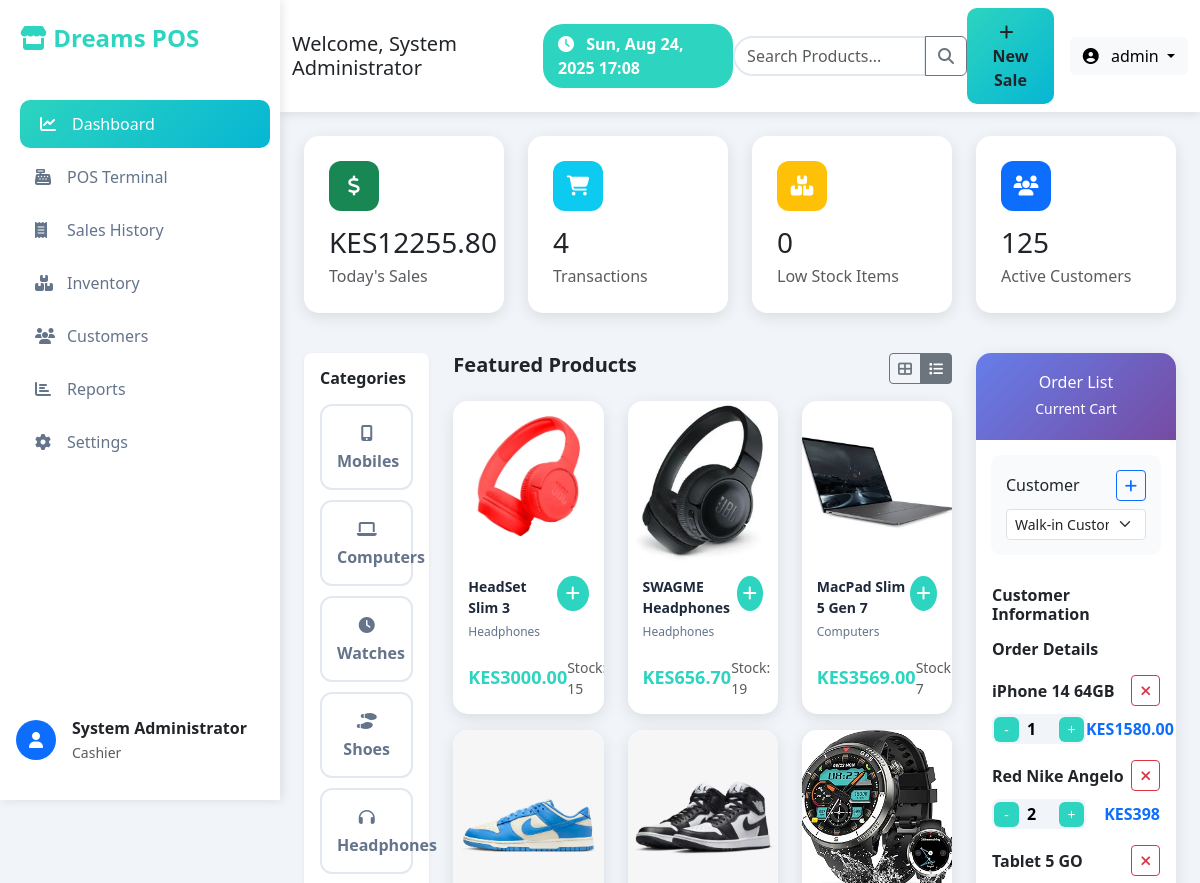
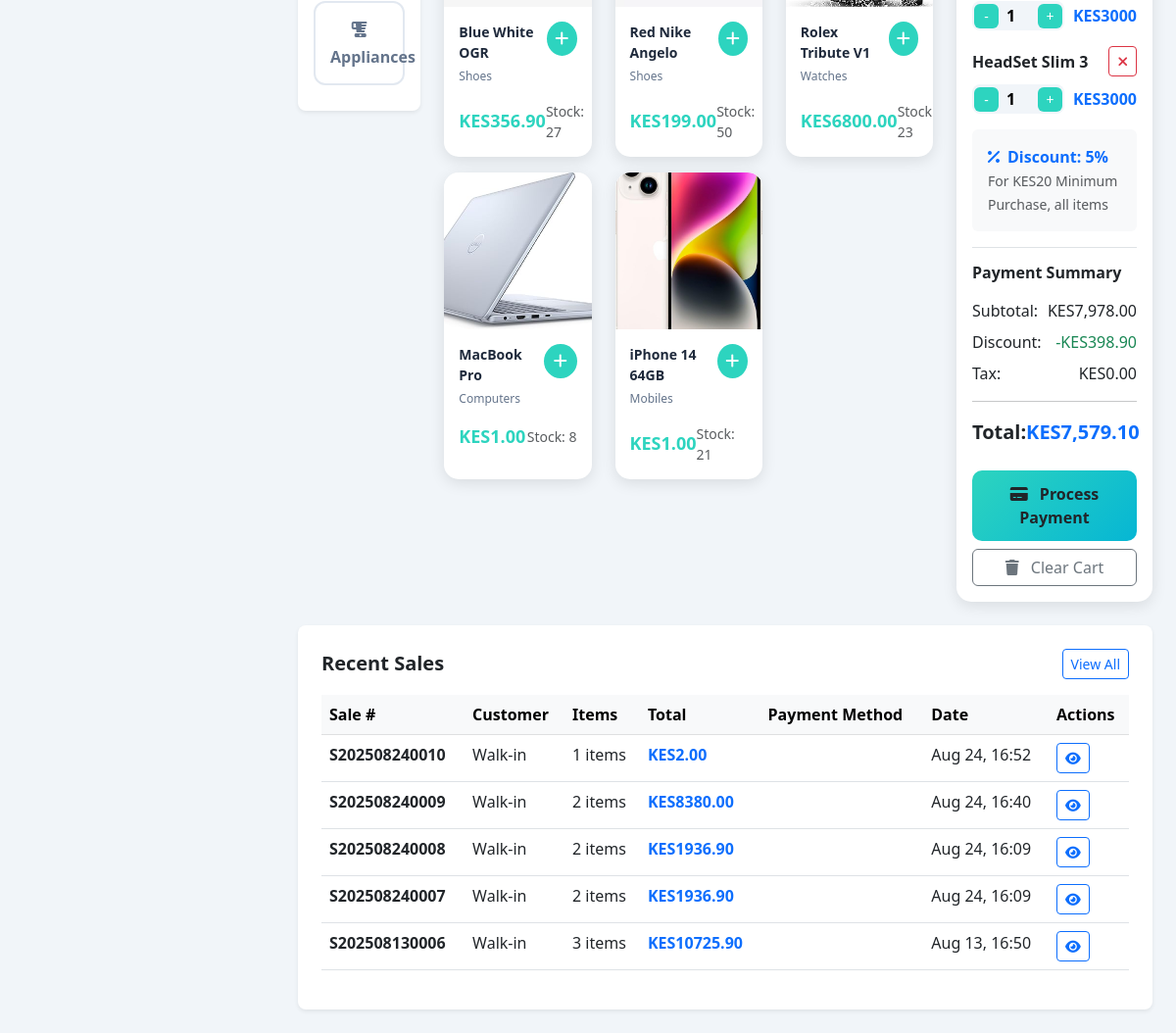
Page /dashboard/ (signed in) on the earlier database version (2 pictures, top to bottom).
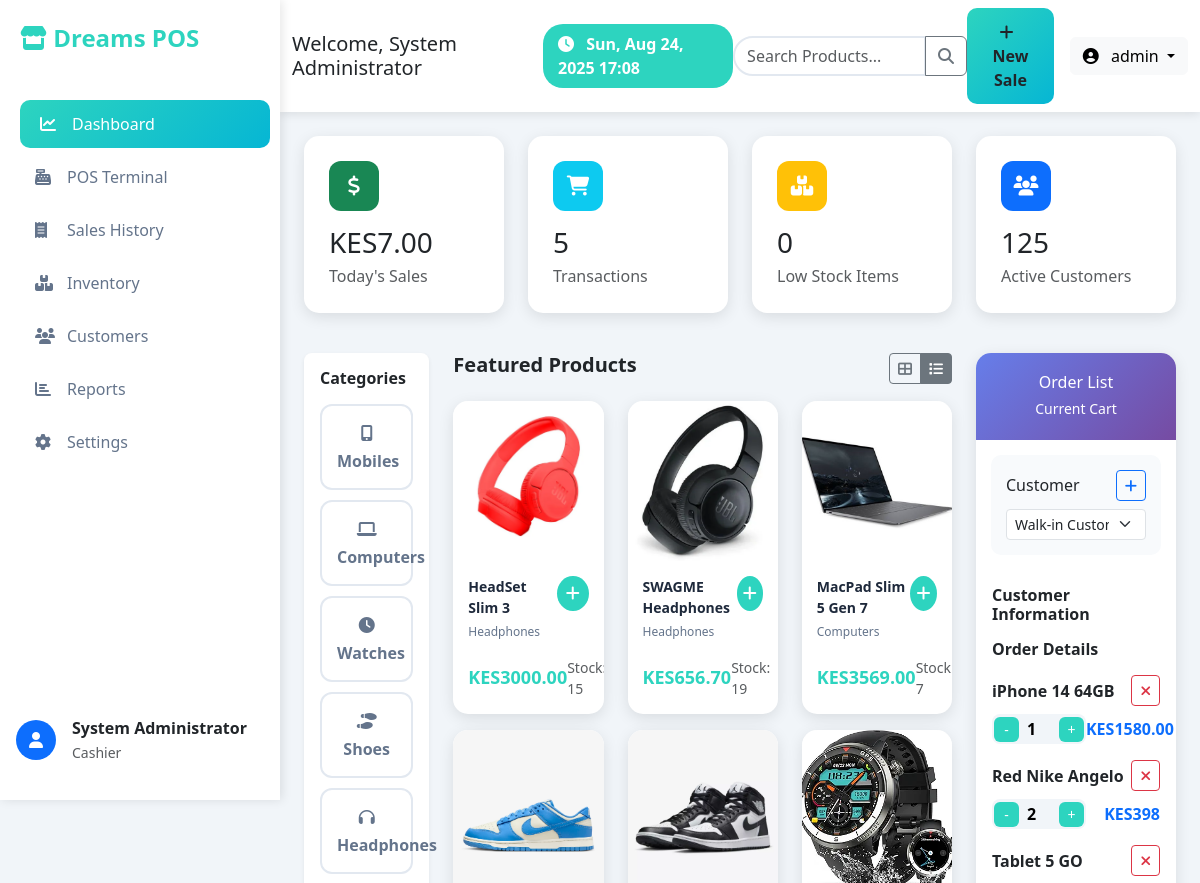
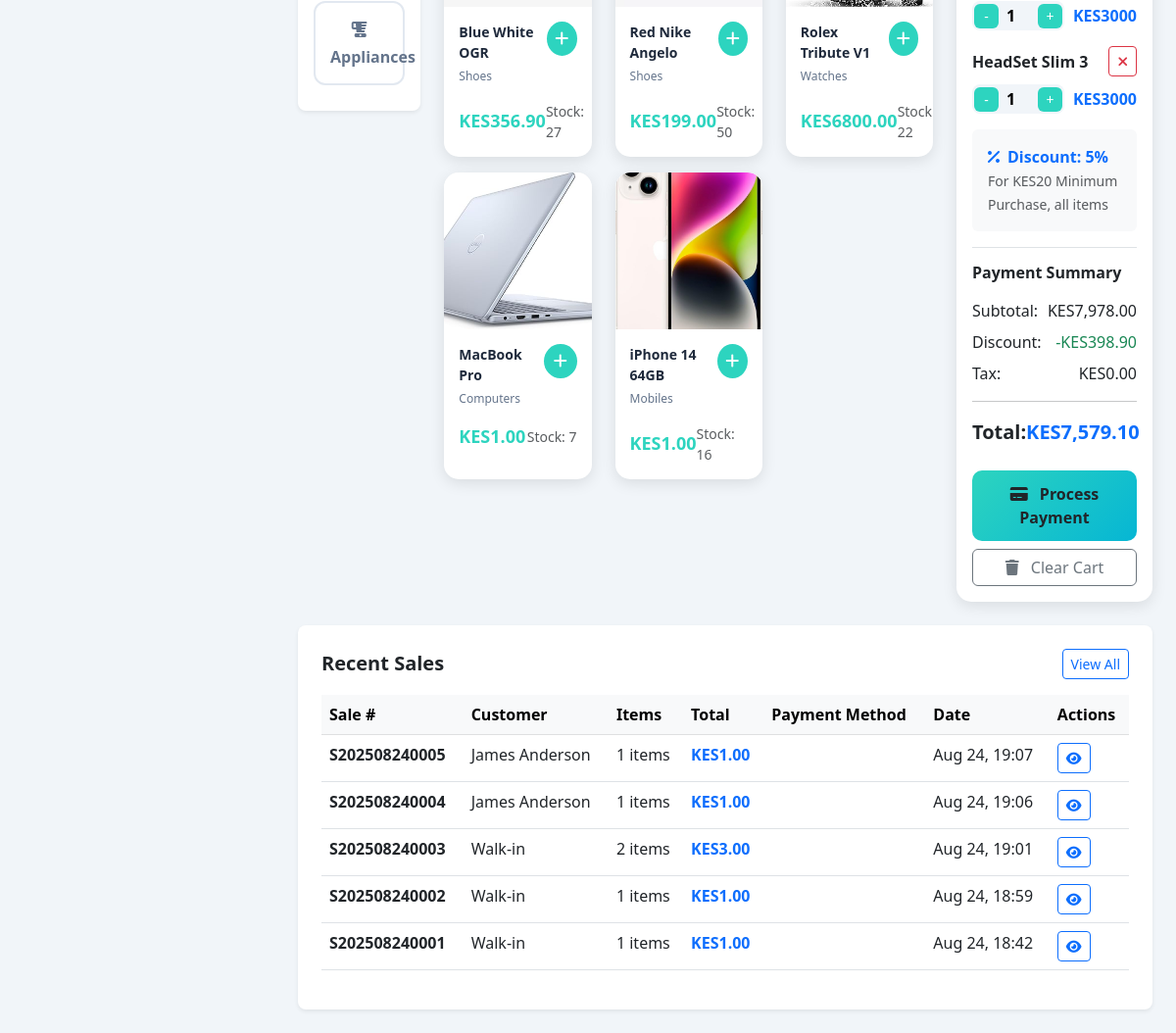
Same page on the later database version (2 pictures, top to bottom).
### pos_application/models.py (models this page shows, shortened)
class Category(models.Model):
    name = models.CharField(max_length=100)
    description = models.TextField(blank=True)
    icon = models.CharField(max_length=50, blank=True)  # For FontAwesome icons
    created_at = models.DateTimeField(auto_now_add=True)
    class Meta:
        verbose_name_plural = "Categories"

class Product(models.Model):
    name = models.CharField(max_length=200)
    category = models.ForeignKey(Category, on_delete=models.CASCADE)
    sku = models.CharField(max_length=50, unique=True)
    description = models.TextField(blank=True)
    price = models.DecimalField(max_digits=10, decimal_places=2)
    cost_price = models.DecimalField(max_digits=10, decimal_places=2, default=0.00)
    stock_quantity = models.IntegerField(default=0)
    min_stock_level = models.IntegerField(default=5)
    image = models.ImageField(upload_to='products/', blank=True, null=True)
    is_active = models.BooleanField(default=True)
    created_at = models.DateTimeField(auto_now_add=True)
    updated_at = models.DateTimeField(auto_now=True)
    @property
    def is_low_stock(self):
        return self.stock_quantity <= self.min_stock_level

class Sale(models.Model):
    PAYMENT_METHODS = [
        ('cash', 'Cash'),
        ('card', 'Card'),
        ('mobile', 'Mobile Money'),
        ('credit', 'Credit'),
    ]
    STATUS_CHOICES = [
        ('pending', 'Pending'),
        ('completed', 'Completed'),
        ('cancelled', 'Cancelled'),
    ]
    sale_number = models.CharField(max_length=20, unique=True)
    status = models.CharField(max_length=20,choices=STATUS_CHOICES,default='completed',help_text="Sale status")
    customer = models.ForeignKey(Customer, on_delete=models.SET_NULL, null=True, blank=True)
    cashier = models.ForeignKey(User, on_delete=models.CASCADE)
    total_amount = models.DecimalField(max_digits=10, decimal_places=2)
    discount_amount = models.DecimalField(max_digits=10, decimal_places=2, default=0.00)
    tax_amount = models.DecimalField(max_digits=10, decimal_places=2, default=0.00)
    final_amount = models.DecimalField(max_digits=10, decimal_places=2)
    payment_method = models.CharField(max_length=20, choices=PAYMENT_METHODS, default='cash')
    amount_paid = models.DecimalField(max_digits=10, decimal_places=2)
    change_given = models.DecimalField(max_digits=10, decimal_places=2, default=0.00)
    created_at = models.DateTimeField(auto_now_add=True)

class Customer(models.Model):
    LOYALTY_CHOICES = [
        ('bronze', 'Bronze'),
        ('silver', 'Silver'),
        ('gold', 'Gold'),
        ('platinum', 'Platinum'),
    ]
    name = models.CharField(max_length=200)
    email = models.EmailField(blank=True)
    phone = models.CharField(max_length=20, blank=True)
    address = models.TextField(blank=True)
    loyalty_tier = models.CharField(max_length=20, choices=LOYALTY_CHOICES, default='bronze')
    loyalty_points = models.IntegerField(default=0)
    total_spent = models.DecimalField(max_digits=10, decimal_places=2, default=0.00)
    created_at = models.DateTimeField(auto_now_add=True)

### pos_application/views.py (the view)
# urls.py: path('dashboard/', views.dashboard, name='dashboard'),
@login_required
def dashboard(request):
    today = timezone.now().date()
    today_sales = Sale.objects.filter(created_at__date=today)
    total_sales_today = today_sales.aggregate(
        total=Sum('final_amount')
    )['total'] or 0
    total_transactions = today_sales.count()
    recent_sales = Sale.objects.select_related('customer', 'cashier').order_by('-created_at')[:5]
    low_stock_products = Product.objects.filter(
        stock_quantity__lte=models.F('min_stock_level'),
        is_active=True
    )[:5]
    categories = Category.objects.all()
    products = Product.objects.filter(is_active=True).order_by('-created_at')[:8]
    context = {
        'total_sales_today': total_sales_today,
        'total_transactions': total_transactions,
        'recent_sales': recent_sales,
        'low_stock_products': low_stock_products,
        'categories': categories,
        'products': products,
        'current_date': timezone.now(),
    }
    return render(request, 'dashboard.html', context)

### templates/dashboard.html (shortened to what the changed rows need)
{% extends 'base.html' %}
{% load static %}
{% block content %}
<div class="row mb-4">
    <div class="col-lg-3 col-md-6 mb-3">
        <div class="stat-card">
            <div class="stat-icon bg-success">
                <i class="fas fa-dollar-sign"></i>
            </div>
            <h3 class="mb-1">KES{{ total_sales_today|floatformat:2 }}</h3>
            <p class="text-muted mb-0">Today's Sales</p>
        </div>
    </div>
    <div class="col-lg-3 col-md-6 mb-3">
        <div class="stat-card">
            <div class="stat-icon bg-info">
                <i class="fas fa-shopping-cart"></i>
            </div>
            <h3 class="mb-1">{{ total_transactions }}</h3>
            <p class="text-muted mb-0">Transactions</p>
        </div>
    </div>
</div>
<div class="row">
    <div class="col-lg-2 mb-4">
        <div class="bg-white rounded-3 p-3 shadow-sm">
            {% for category in categories %}
                <a href="#" class="category-btn" data-category="{{ category.id }}">
                    <i class="fas fa-{{ category.icon|default:'box' }} mb-2"></i>
                    <div class="fw-semibold">{{ category.name }}</div>
                </a>
            {% empty %}
                <p class="text-muted">No categories available</p>
            {% endfor %}
        </div>
    </div>
    <div class="col-lg-7 mb-4">
        <div class="row" id="productsGrid">
            {% for product in products %}
                <div class="col-lg-4 col-md-6 mb-3">
                    <div class="product-card h-100" data-product-id="{{ product.id }}">
                        {% if product.image %}
                            <img src="{{ product.image.url }}" alt="{{ product.name }}" class="product-image">
                        {% else %}
                            <div class="product-image bg-light d-flex align-items-center justify-content-center">
                                <i class="fas fa-image text-muted fa-2x"></i>
                            </div>
                        {% endif %}
                        <div class="product-info">
                            <div class="d-flex justify-content-between align-items-start mb-2">
                                <div class="flex-grow-1">
                                    <div class="product-name">{{ product.name }}</div>
                                    <div class="product-category">{{ product.category.name }}</div>
                                </div>
                                <button class="add-btn" onclick="addToCart({{ product.id }}, '{{ product.name }}', {{ product.price }})">
                                    <i class="fas fa-plus"></i>
                                </button>
                            </div>
                            <div class="d-flex justify-content-between align-items-center">
                                <div class="product-price">KES{{ product.price }}</div>
                                <small class="text-muted">Stock: {{ product.stock_quantity }}</small>
                            </div>
                        </div>
                    </div>
                </div>
            {% endfor %}
        </div>
    </div>
</div>
<div class="row mt-4">
    <div class="col-12">
        <div class="bg-white rounded-3 p-4 shadow-sm">
            <div class="table-responsive">
                <table class="table table-hover">
                    <thead class="table-light">
                        <tr>
                            <th>Sale #</th>
                            <th>Customer</th>
                            <th>Items</th>
                            <th>Total</th>
                            <th>Payment Method</th>
                            <th>Date</th>
                            <th>Actions</th>
                        </tr>
                    </thead>
                    <tbody>
                        {% for sale in recent_sales %}
                        <tr>
                            <td><span class="fw-semibold">{{ sale.sale_number }}</span></td>
                            <td>{{ sale.customer.name|default:"Walk-in" }}</td>
                            <td>{{ sale.items.count }} items</td>
                            <td class="fw-bold text-primary">KES{{ sale.final_amount }}</td>
                            <td>
                                <span class="badge bg-{{ sale.payment_method|default:'secondary' }}">
                                </span>
                            </td>
                            <td>{{ sale.created_at|date:"M d, H:i" }}</td>
                            <td>
                                <a href="{% url 'sale_detail' sale.id %}" class="btn btn-sm btn-outline-primary">
                                    <i class="fas fa-eye"></i>
                                </a>
                            </td>
                        </tr>
                        {% endfor %}
                    </tbody>
                </table>
            </div>
        </div>
    </div>
</div>
{% endblock %}

Differences in the rows shown:
removed Sale: sale_number "S202508240010", customer.name "Walk-in", items.count "1", final_amount "2.00", created_at "Aug 24, 16:52"
removed Sale: sale_number "S202508240009", customer.name "Walk-in", items.count "2", final_amount "8380.00", created_at "Aug 24, 16:40"
removed Sale: sale_number "S202508240008", customer.name "Walk-in", items.count "2", final_amount "1936.90", created_at "Aug 24, 16:09"
removed Sale: sale_number "S202508240007", customer.name "Walk-in", items.count "2", final_amount "1936.90", created_at "Aug 24, 16:09"
removed Sale: sale_number "S202508130006", customer.name "Walk-in", items.count "3", final_amount "10725.90", created_at "Aug 13, 16:50"
changed Product "Rolex Tribute V1": stock_quantity "23" → "22"
changed Product "MacBook Pro": stock_quantity "8" → "7"
changed Product "iPhone 14 64GB": stock_quantity "21" → "16"
added Sale: sale_number "S202508240005", customer.name "James Anderson", items.count "1", final_amount "1.00", created_at "Aug 24, 19:07"
added Sale: sale_number "S202508240004", customer.name "James Anderson", items.count "1", final_amount "1.00", created_at "Aug 24, 19:06"
added Sale: sale_number "S202508240003", customer.name "Walk-in", items.count "2", final_amount "3.00", created_at "Aug 24, 19:01"
added Sale: sale_number "S202508240002", customer.name "Walk-in", items.count "1", final_amount "1.00", created_at "Aug 24, 18:59"
added Sale: sale_number "S202508240001", customer.name "Walk-in", items.count "1", final_amount "1.00", created_at "Aug 24, 18:42"
Other differences:
{{ total_sales_today|floatformat:2 }}: "12255.80" → "7.00"
{{ total_transactions }}: "4" → "5"
